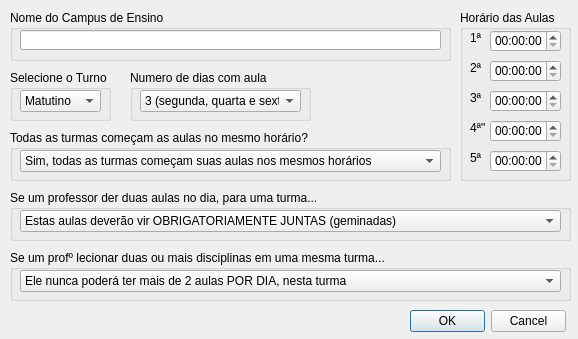
<?xml version="1.0" encoding="UTF-8"?>
<ui version="4.0">
 <class>CadastroBasico</class>
 <widget class="QDialog" name="CadastroBasico">
  <property name="geometry">
   <rect>
    <x>0</x>
    <y>0</y>
    <width>578</width>
    <height>339</height>
   </rect>
  </property>
  <property name="windowTitle">
   <string>Dialog</string>
  </property>
  <widget class="QDialogButtonBox" name="buttonBox">
   <property name="geometry">
    <rect>
     <x>410</x>
     <y>310</y>
     <width>156</width>
     <height>23</height>
    </rect>
   </property>
   <property name="standardButtons">
    <set>QDialogButtonBox::Cancel|QDialogButtonBox::Ok</set>
   </property>
  </widget>
  <widget class="QGroupBox" name="groupBox_10">
   <property name="geometry">
    <rect>
     <x>10</x>
     <y>250</y>
     <width>561</width>
     <height>51</height>
    </rect>
   </property>
   <property name="title">
    <string>Se um profº lecionar duas ou mais disciplinas em uma mesma turma...</string>
   </property>
   <widget class="QComboBox" name="comboBox_8">
    <property name="geometry">
     <rect>
      <x>10</x>
      <y>20</y>
      <width>541</width>
      <height>22</height>
     </rect>
    </property>
    <item>
     <property name="text">
      <string>Ele nunca poderá ter mais de 2 aulas POR DIA, nesta turma</string>
     </property>
    </item>
    <item>
     <property name="text">
      <string>Ele nunca podera ter mais de 3 aulas POR DIA, nesta turma</string>
     </property>
    </item>
   </widget>
  </widget>
  <widget class="QGroupBox" name="groupBox_8">
   <property name="geometry">
    <rect>
     <x>10</x>
     <y>130</y>
     <width>441</width>
     <height>51</height>
    </rect>
   </property>
   <property name="title">
    <string>Todas as turmas começam as aulas no mesmo horário? </string>
   </property>
   <widget class="QComboBox" name="comboBox_6">
    <property name="geometry">
     <rect>
      <x>10</x>
      <y>20</y>
      <width>421</width>
      <height>22</height>
     </rect>
    </property>
    <item>
     <property name="text">
      <string>Sim, todas as turmas começam suas aulas nos mesmos horários</string>
     </property>
    </item>
    <item>
     <property name="text">
      <string>Não, as turmas não começam suas aulas nos mesmos horários</string>
     </property>
    </item>
   </widget>
  </widget>
  <widget class="QGroupBox" name="groupBox_7">
   <property name="geometry">
    <rect>
     <x>10</x>
     <y>70</y>
     <width>101</width>
     <height>51</height>
    </rect>
   </property>
   <property name="title">
    <string>Selecione o Turno</string>
   </property>
   <widget class="QComboBox" name="comboBox_5">
    <property name="geometry">
     <rect>
      <x>10</x>
      <y>20</y>
      <width>81</width>
      <height>22</height>
     </rect>
    </property>
    <item>
     <property name="text">
      <string>Matutino</string>
     </property>
    </item>
    <item>
     <property name="text">
      <string>Vespertino</string>
     </property>
    </item>
    <item>
     <property name="text">
      <string>Noturno</string>
     </property>
    </item>
   </widget>
  </widget>
  <widget class="QGroupBox" name="groupBox_9">
   <property name="geometry">
    <rect>
     <x>10</x>
     <y>190</y>
     <width>561</width>
     <height>51</height>
    </rect>
   </property>
   <property name="title">
    <string>Se um professor der duas aulas no dia, para uma turma...</string>
   </property>
   <widget class="QComboBox" name="comboBox_7">
    <property name="geometry">
     <rect>
      <x>10</x>
      <y>20</y>
      <width>541</width>
      <height>22</height>
     </rect>
    </property>
    <item>
     <property name="text">
      <string>Estas aulas deverão vir OBRIGATORIAMENTE JUNTAS (geminadas)</string>
     </property>
    </item>
    <item>
     <property name="text">
      <string>Estas aulas deverão vir OBRIGATORIAMENTE SEPARADAS (desgeminadas)</string>
     </property>
    </item>
   </widget>
  </widget>
  <widget class="QGroupBox" name="groupBox">
   <property name="geometry">
    <rect>
     <x>10</x>
     <y>10</y>
     <width>441</width>
     <height>51</height>
    </rect>
   </property>
   <property name="title">
    <string>Nome do Campus de Ensino</string>
   </property>
   <widget class="QLineEdit" name="lineEdit">
    <property name="geometry">
     <rect>
      <x>10</x>
      <y>20</y>
      <width>421</width>
      <height>20</height>
     </rect>
    </property>
   </widget>
  </widget>
  <widget class="QGroupBox" name="groupBox_2">
   <property name="geometry">
    <rect>
     <x>460</x>
     <y>10</y>
     <width>111</width>
     <height>171</height>
    </rect>
   </property>
   <property name="title">
    <string>Horário das Aulas</string>
   </property>
   <widget class="QTimeEdit" name="timeEdit">
    <property name="geometry">
     <rect>
      <x>30</x>
      <y>20</y>
      <width>71</width>
      <height>22</height>
     </rect>
    </property>
   </widget>
   <widget class="QLabel" name="label">
    <property name="geometry">
     <rect>
      <x>10</x>
      <y>20</y>
      <width>16</width>
      <height>16</height>
     </rect>
    </property>
    <property name="text">
     <string>1ª</string>
    </property>
   </widget>
   <widget class="QTimeEdit" name="timeEdit_2">
    <property name="geometry">
     <rect>
      <x>30</x>
      <y>50</y>
      <width>71</width>
      <height>22</height>
     </rect>
    </property>
   </widget>
   <widget class="QLabel" name="label_2">
    <property name="geometry">
     <rect>
      <x>10</x>
      <y>50</y>
      <width>16</width>
      <height>16</height>
     </rect>
    </property>
    <property name="text">
     <string>2ª</string>
    </property>
   </widget>
   <widget class="QLabel" name="label_3">
    <property name="geometry">
     <rect>
      <x>10</x>
      <y>80</y>
      <width>16</width>
      <height>16</height>
     </rect>
    </property>
    <property name="text">
     <string>3ª</string>
    </property>
   </widget>
   <widget class="QTimeEdit" name="timeEdit_3">
    <property name="geometry">
     <rect>
      <x>30</x>
      <y>80</y>
      <width>71</width>
      <height>22</height>
     </rect>
    </property>
   </widget>
   <widget class="QTimeEdit" name="timeEdit_4">
    <property name="geometry">
     <rect>
      <x>30</x>
      <y>110</y>
      <width>71</width>
      <height>22</height>
     </rect>
    </property>
   </widget>
   <widget class="QLabel" name="label_4">
    <property name="geometry">
     <rect>
      <x>10</x>
      <y>110</y>
      <width>16</width>
      <height>16</height>
     </rect>
    </property>
    <property name="text">
     <string>4ª&quot;</string>
    </property>
   </widget>
   <widget class="QTimeEdit" name="timeEdit_5">
    <property name="geometry">
     <rect>
      <x>30</x>
      <y>140</y>
      <width>71</width>
      <height>22</height>
     </rect>
    </property>
   </widget>
   <widget class="QLabel" name="label_5">
    <property name="geometry">
     <rect>
      <x>10</x>
      <y>140</y>
      <width>16</width>
      <height>16</height>
     </rect>
    </property>
    <property name="text">
     <string>5ª</string>
    </property>
   </widget>
  </widget>
  <widget class="QGroupBox" name="groupBox_5">
   <property name="geometry">
    <rect>
     <x>130</x>
     <y>70</y>
     <width>181</width>
     <height>51</height>
    </rect>
   </property>
   <property name="title">
    <string>Numero de dias com aula</string>
   </property>
   <widget class="QComboBox" name="comboBox_3">
    <property name="geometry">
     <rect>
      <x>10</x>
      <y>20</y>
      <width>161</width>
      <height>22</height>
     </rect>
    </property>
    <item>
     <property name="text">
      <string>3 (segunda, quarta e sexta)</string>
     </property>
    </item>
    <item>
     <property name="text">
      <string>3 (terça, quinta e sábado)</string>
     </property>
    </item>
    <item>
     <property name="text">
      <string>5 (segunda á sexta)</string>
     </property>
    </item>
    <item>
     <property name="text">
      <string>6 (segunda á sabado) </string>
     </property>
    </item>
   </widget>
  </widget>
 </widget>
 <resources/>
 <connections/>
</ui>
